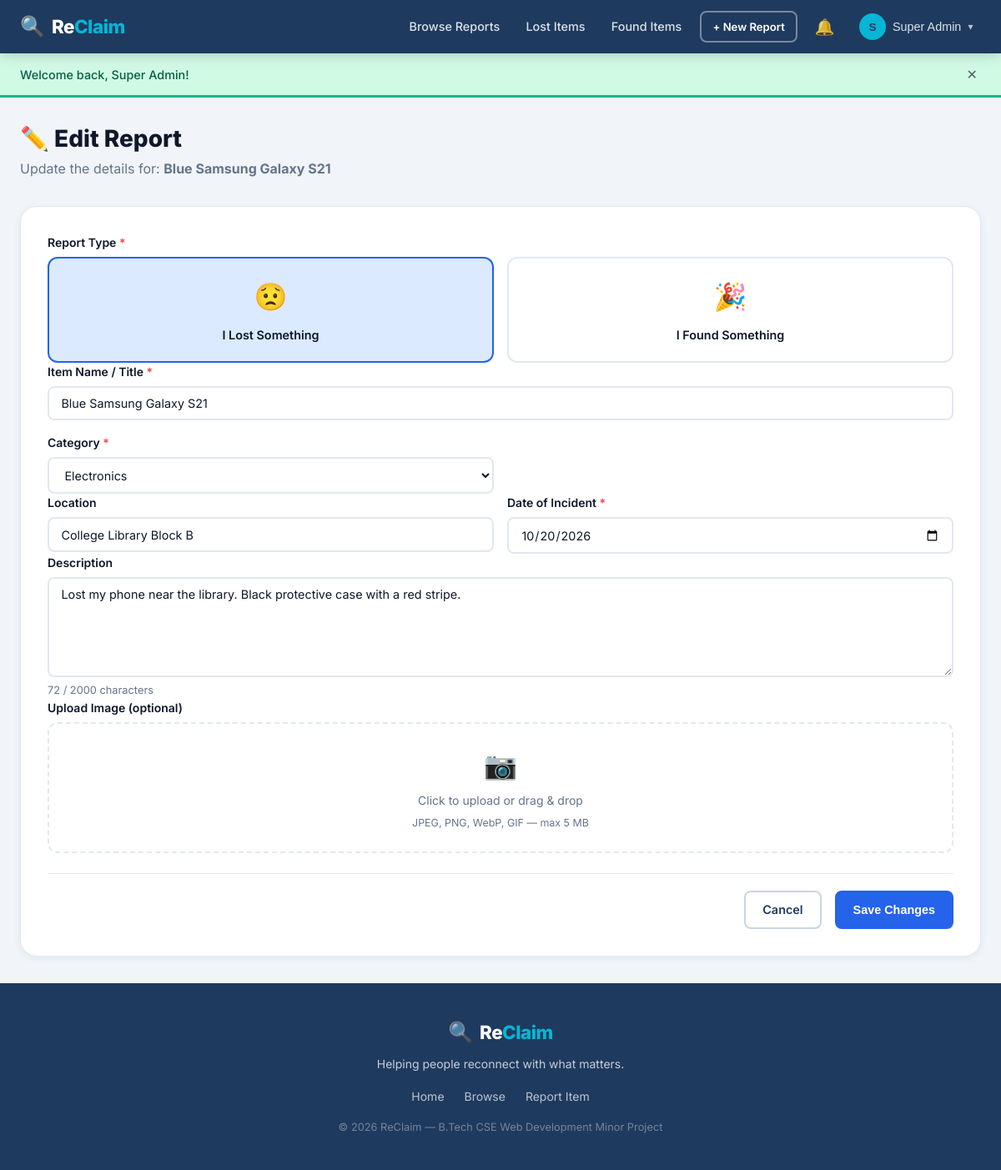
The app's page /report-edit.php?id=1 (signed in) with its own data.
### tables this page shows
CREATE TABLE IF NOT EXISTS reports (
    id            INT UNSIGNED    NOT NULL AUTO_INCREMENT,
    user_id       INT UNSIGNED    NOT NULL,
    type          ENUM('lost','found') NOT NULL,
    title         VARCHAR(200)    NOT NULL,
    category      VARCHAR(100)    NOT NULL,
    description   TEXT            DEFAULT NULL,
    location      VARCHAR(200)    DEFAULT NULL,
    incident_date DATE            NOT NULL,
    status        ENUM('open','claimed','resolved','closed') NOT NULL DEFAULT 'open',
    image_path    VARCHAR(500)    DEFAULT NULL,
    is_deleted    TINYINT(1)      NOT NULL DEFAULT 0,
    created_at    TIMESTAMP       NOT NULL DEFAULT CURRENT_TIMESTAMP,
    updated_at    TIMESTAMP       NOT NULL DEFAULT CURRENT_TIMESTAMP ON UPDATE CURRENT_TIMESTAMP,
    PRIMARY KEY   (id),
    KEY idx_user_id     (user_id),
    KEY idx_type        (type),
    KEY idx_status      (status),
    KEY idx_category    (category),
    KEY idx_incident_date (incident_date),
    KEY idx_is_deleted  (is_deleted),
    CONSTRAINT fk_reports_user FOREIGN KEY (user_id) REFERENCES users (id) ON DELETE CASCADE
);

### includes/functions.php (called while the page is built, shortened)
<?php
function h(string $str): string {
    return htmlspecialchars($str, ENT_QUOTES | ENT_HTML5, 'UTF-8');
}
function category_list(): array {
    return [
        'Electronics',
        'Accessories',
        'Clothing',
        'Stationery',
        'Documents',
        'Keys',
        'Bags & Luggage',
        'Jewellery',
        'Sports Equipment',
        'Books',
        'Pets',
        'Other',
    ];
}

### report-edit.php (the view, shortened to what this page needs)
<?php
require_once __DIR__ . '/includes/functions.php';
require_once __DIR__ . '/config/db.php';
$reportId = (int) ($_GET['id'] ?? 0);
$stmt = $pdo->prepare('SELECT * FROM reports WHERE id = ? AND is_deleted = 0');
$stmt->execute([$reportId]);
$report = $stmt->fetch();
$categories = category_list();
require_once __DIR__ . '/includes/header.php';
?>
<div class="container page-container">
    <div class="page-header">
        <h1 class="page-title">✏️ Edit Report</h1>
        <p class="page-subtitle">Update the details for: <strong><?= h($report['title']) ?></strong></p>
    </div>
    <div class="form-card">
        <form id="reportForm" action="actions/report-action.php" method="POST"
              enctype="multipart/form-data" novalidate>
            <div class="form-group">
                <label class="form-label">Report Type <span class="required">*</span></label>
                <div class="type-toggle">
                    <label class="type-option <?= $report['type']==='lost' ? 'active':'' ?>">
                        <span class="type-icon">😟</span>
                        <span class="type-text">I Lost Something</span>
                    </label>
                    <label class="type-option <?= $report['type']==='found' ? 'active':'' ?>">
                        <span class="type-icon">🎉</span>
                        <span class="type-text">I Found Something</span>
                    </label>
                </div>
            </div>
            <div class="form-row">
                <div class="form-group form-group-2">
                    <label for="title" class="form-label">Item Name / Title <span class="required">*</span></label>
                    <input type="text" id="title" name="title" class="form-control"
                           value="<?= h($report['title']) ?>" required minlength="3" maxlength="200">
                </div>
                <div class="form-group">
                    <label for="category" class="form-label">Category <span class="required">*</span></label>
                    <select id="category" name="category" class="form-control" required>
                        <?php foreach ($categories as $cat): ?>
                            <option value="<?= h($cat) ?>" <?= $report['category']===$cat ? 'selected':'' ?>>
                                <?= h($cat) ?>
                            </option>
                        <?php endforeach; ?>
                    </select>
                </div>
            </div>
            <div class="form-row">
                <div class="form-group">
                    <label for="location" class="form-label">Location</label>
                    <input type="text" id="location" name="location" class="form-control"
                           value="<?= h($report['location'] ?? '') ?>" maxlength="200">
                </div>
                <div class="form-group">
                    <label for="incident_date" class="form-label">Date of Incident <span class="required">*</span></label>
                    <input type="date" id="incident_date" name="incident_date" class="form-control"
                           value="<?= h($report['incident_date']) ?>" required max="<?= date('Y-m-d') ?>">
                </div>
            </div>
            <div class="form-group">
                <label for="description" class="form-label">Description</label>
                <textarea id="description" name="description" class="form-control form-textarea"
                          rows="4" maxlength="2000"><?= h($report['description'] ?? '') ?></textarea>
                <span class="form-hint char-counter" data-target="description">
                </span>
            </div>
            <div class="form-group">
                <label for="image" class="form-label">
                    <?= $report['image_path'] ? 'Replace Image' : 'Upload Image' ?> (optional)
                </label>
                <div class="upload-area" id="uploadArea">
                    <div class="upload-placeholder" id="uploadPlaceholder">
                        <span class="upload-icon">📷</span>
                        <span>Click to upload or drag & drop</span>
                        <span class="upload-hint">JPEG, PNG, WebP, GIF — max 5 MB</span>
                    </div>
                </div>
            </div>
            <div class="form-actions">
                <a href="report-view.php?id=<?= $reportId ?>" class="btn btn-outline">Cancel</a>
                <button type="submit" class="btn btn-primary">Save Changes</button>
            </div>
        </form>
    </div>
</div>
<?php require_once __DIR__ . '/includes/footer.php'; ?>

### css/style.css (style rules this page uses)
:root { --primary: #1e3a5f; --primary-light: #2563eb; --primary-hover: #1d4ed8; --accent: #06b6d4; --accent-light: #e0f7fa; --success: #10b981; --success-light: #d1fae5; --warning: #f59e0b; --warning-light: #fef3c7; --danger: #ef4444; --danger-light: #fee2e2; --info: #3b82f6; --info-light: #dbeafe; --bg: #f1f5f9; --bg-alt: #e8edf5; --card-bg: #ffffff; --nav-bg: #1e3a5f; --text: #0f172a; --text-muted: #64748b; --text-light: #94a3b8; --border: #e2e8f0; --border-dark: #cbd5e1; --font: 'Inter', -apple-system, BlinkMacSystemFont, 'Segoe UI', sans-serif; --font-mono: 'Fira Code', 'Courier New', monospace; --radius: 12px; --radius-sm: 8px; --radius-lg: 20px; --shadow-sm: 0 1px 3px rgba(0,0,0,.08), 0 1px 2px rgba(0,0,0,.05); --shadow: 0 4px 16px rgba(0,0,0,.10); --shadow-lg: 0 12px 40px rgba(0,0,0,.15); --shadow-card: 0 2px 8px rgba(30,58,95,.08); --transition: all .22s cubic-bezier(.4,0,.2,1); }
*, *::before, *::after { box-sizing: border-box; margin: 0; padding: 0; }
html { scroll-behavior: smooth; font-size: 16px; }
body { font-family: var(--font); background: var(--bg); color: var(--text); line-height: 1.6; min-height: 100vh; display: flex; flex-direction: column; }
a { color: var(--primary-light); text-decoration: none; transition: var(--transition); }
h1,h2,h3,h4,h5 { font-weight: 700; line-height: 1.25; color: var(--text); }
.container { max-width: 1200px; margin: 0 auto; padding: 0 1.5rem; }
.page-container { padding: 2rem 1.5rem; }
.btn { display: inline-flex; align-items: center; justify-content: center; gap: .4rem; padding: .6rem 1.25rem; border-radius: var(--radius-sm); font-size: .9rem; font-weight: 600; cursor: pointer; transition: var(--transition); text-decoration: none; border: 2px solid transparent; white-space: nowrap; }
.btn-primary { background: var(--primary-light); color: #fff; border-color: var(--primary-light); }
.btn-outline { background: transparent; color: var(--primary); border-color: var(--border-dark); }
.form-group { display: flex; flex-direction: column; gap: .35rem; }
.form-label { font-size: .875rem; font-weight: 600; color: var(--text); }
.required { color: var(--danger); }
.form-control { padding: .65rem .9rem; border: 2px solid var(--border); border-radius: var(--radius-sm); font-size: .9rem; font-family: var(--font); background: var(--card-bg); color: var(--text); transition: var(--transition); width: 100%; }
.form-textarea { resize: vertical; min-height: 120px; }
.form-hint { color: var(--text-muted); font-size: .8rem; }
.form-row { display: grid; grid-template-columns: 1fr 1fr; gap: 1rem; }
.form-group-2 { grid-column: span 2; }
.form-actions { display: flex; gap: 1rem; justify-content: flex-end; margin-top: 1.5rem; padding-top: 1.25rem; border-top: 1px solid var(--border); }
.form-card { background: var(--card-bg); border-radius: var(--radius-lg); padding: 2rem; box-shadow: var(--shadow-card); border: 1px solid var(--border); }
.page-header { margin-bottom: 2rem; }
.page-title { font-size: 1.75rem; font-weight: 800; margin-bottom: .35rem; }
.page-subtitle { color: var(--text-muted); }
.upload-area { border: 2px dashed var(--border); border-radius: var(--radius); padding: 1.5rem; text-align: center; cursor: pointer; transition: var(--transition); position: relative; }
.upload-placeholder { display: flex; flex-direction: column; align-items: center; gap: .35rem; color: var(--text-muted); font-size: .875rem; }
.upload-icon { font-size: 2rem; }
.upload-hint { font-size: .78rem; }
.type-toggle { display: flex; gap: 1rem; }
.type-option { flex: 1; display: flex; flex-direction: column; align-items: center; gap: .5rem; padding: 1.25rem; border: 2px solid var(--border); border-radius: var(--radius); cursor: pointer; transition: var(--transition); }
.type-option.active { border-color: var(--primary-light); background: var(--info-light); }
.type-icon { font-size: 2rem; }
.type-text { font-weight: 600; font-size: .9rem; }

### records on screen
reports: title "Blue Samsung Galaxy S21", location "College Library Block B", incident_date "10/20/2026", description "Lost my phone near the library. Black protective case with a red stripe."

### other values on screen
substr(current_user_name(), 0, 1) "S"
current_user_name() "Super Admin"
$flash['message'] "Welcome back, Super Admin!"
form field category "Electronics"
